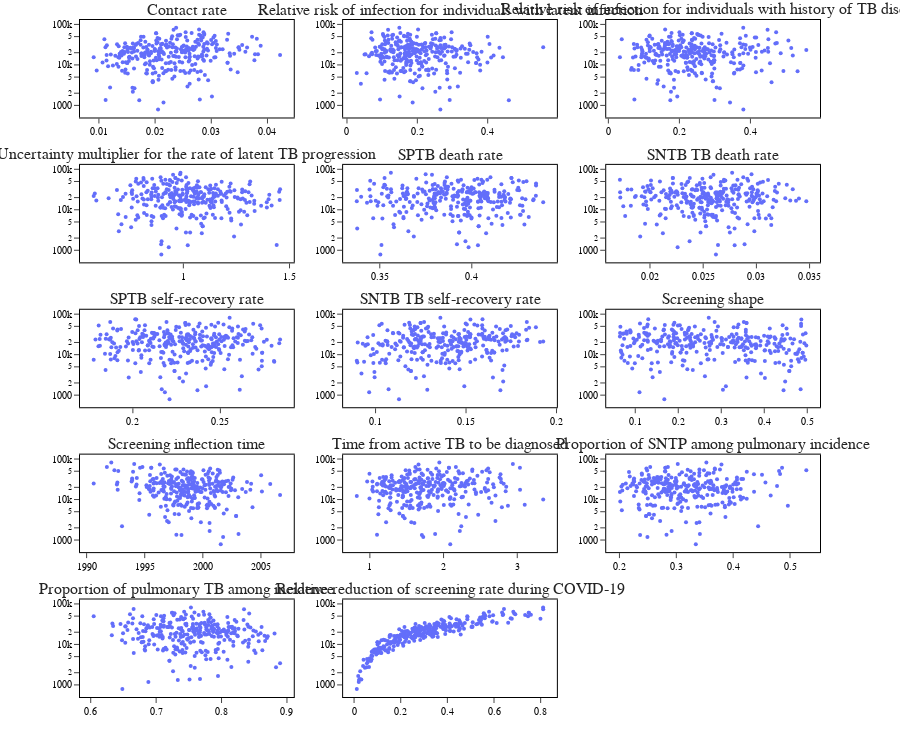

Notebook code cell kept with this figure:
### Code cell
plot_abs_diff_scatter_multi(df,  outcome="cumulative_diseased") #.write_image('uncer.png', scale=3)

### Figure 1 — Plotly figure (JSON) as saved in the notebook; plotly's stock layout.template omitted (floating-point values rounded to 4 significant figures; data arrays with more than 128 entries replaced by an {"elided": "..."} marker saying what was removed)
{"data": [{"marker": {"color": "#636efa", "size": 4}, "mode": "markers", "showlegend": false, "type": "scatter", "x": {"elided": "300 float values"}, "xaxis": "x", "y": {"elided": "300 float values"}, "yaxis": "y"}, {"marker": {"color": "#636efa", "size": 4}, "mode": "markers", "showlegend": false, "type": "scatter", "x": {"elided": "300 float values"}, "xaxis": "x2", "y": {"elided": "300 float values"}, "yaxis": "y2"}, {"marker": {"color": "#636efa", "size": 4}, "mode": "markers", "showlegend": false, "type": "scatter", "x": {"elided": "300 float values"}, "xaxis": "x3", "y": {"elided": "300 float values"}, "yaxis": "y3"}, {"marker": {"color": "#636efa", "size": 4}, "mode": "markers", "showlegend": false, "type": "scatter", "x": {"elided": "300 float values"}, "xaxis": "x4", "y": {"elided": "300 float values"}, "yaxis": "y4"}, {"marker": {"color": "#636efa", "size": 4}, "mode": "markers", "showlegend": false, "type": "scatter", "x": {"elided": "300 float values"}, "xaxis": "x5", "y": {"elided": "300 float values"}, "yaxis": "y5"}, {"marker": {"color": "#636efa", "size": 4}, "mode": "markers", "showlegend": false, "type": "scatter", "x": {"elided": "300 float values"}, "xaxis": "x6", "y": {"elided": "300 float values"}, "yaxis": "y6"}, {"marker": {"color": "#636efa", "size": 4}, "mode": "markers", "showlegend": false, "type": "scatter", "x": {"elided": "300 float values"}, "xaxis": "x7", "y": {"elided": "300 float values"}, "yaxis": "y7"}, {"marker": {"color": "#636efa", "size": 4}, "mode": "markers", "showlegend": false, "type": "scatter", "x": {"elided": "300 float values"}, "xaxis": "x8", "y": {"elided": "300 float values"}, "yaxis": "y8"}, {"marker": {"color": "#636efa", "size": 4}, "mode": "markers", "showlegend": false, "type": "scatter", "x": {"elided": "300 float values"}, "xaxis": "x9", "y": {"elided": "300 float values"}, "yaxis": "y9"}, {"marker": {"color": "#636efa", "size": 4}, "mode": "markers", "showlegend": false, "type": "scatter", "x": {"elided": "300 float values"}, "xaxis": "x10", "y": {"elided": "300 float values"}, "yaxis": "y10"}, {"marker": {"color": "#636efa", "size": 4}, "mode": "markers", "showlegend": false, "type": "scatter", "x": {"elided": "300 float values"}, "xaxis": "x11", "y": {"elided": "300 float values"}, "yaxis": "y11"}, {"marker": {"color": "#636efa", "size": 4}, "mode": "markers", "showlegend": false, "type": "scatter", "x": {"elided": "300 float values"}, "xaxis": "x12", "y": {"elided": "300 float values"}, "yaxis": "y12"}, {"marker": {"color": "#636efa", "size": 4}, "mode": "markers", "showlegend": false, "type": "scatter", "x": {"elided": "300 float values"}, "xaxis": "x13", "y": {"elided": "300 float values"}, "yaxis": "y13"}, {"marker": {"color": "#636efa", "size": 4}, "mode": "markers", "showlegend": false, "type": "scatter", "x": {"elided": "300 float values"}, "xaxis": "x14", "y": {"elided": "300 float values"}, "yaxis": "y14"}], "layout": {"annotations": [{"font": {"size": 16}, "showarrow": false, "text": "Contact rate", "x": 0.1444, "xanchor": "center", "xref": "paper", "y": 1, "yanchor": "bottom", "yref": "paper"}, {"font": {"size": 16}, "showarrow": false, "text": "Relative risk of infection for individuals with latent infection", "x": 0.5, "xanchor": "center", "xref": "paper", "y": 1, "yanchor": "bottom", "yref": "paper"}, {"font": {"size": 16}, "showarrow": false, "text": "Relative risk of infection for individuals with history of TB disease", "x": 0.8556, "xanchor": "center", "xref": "paper", "y": 1, "yanchor": "bottom", "yref": "paper"}, {"font": {"size": 16}, "showarrow": false, "text": "Uncertainty multiplier for the rate of latent TB progression", "x": 0.1444, "xanchor": "center", "xref": "paper", "y": 0.786, "yanchor": "bottom", "yref": "paper"}, {"font": {"size": 16}, "showarrow": false, "text": "SPTB death rate", "x": 0.5, "xanchor": "center", "xref": "paper", "y": 0.786, "yanchor": "bottom", "yref": "paper"}, {"font": {"size": 16}, "showarrow": false, "text": "SNTB TB death rate", "x": 0.8556, "xanchor": "center", "xref": "paper", "y": 0.786, "yanchor": "bottom", "yref": "paper"}, {"font": {"size": 16}, "showarrow": false, "text": "SPTB self-recovery rate", "x": 0.1444, "xanchor": "center", "xref": "paper", "y": 0.572, "yanchor": "bottom", "yref": "paper"}, {"font": {"size": 16}, "showarrow": false, "text": "SNTB TB self-recovery rate", "x": 0.5, "xanchor": "center", "xref": "paper", "y": 0.572, "yanchor": "bottom", "yref": "paper"}, {"font": {"size": 16}, "showarrow": false, "text": "Screening shape", "x": 0.8556, "xanchor": "center", "xref": "paper", "y": 0.572, "yanchor": "bottom", "yref": "paper"}, {"font": {"size": 16}, "showarrow": false, "text": "Screening inflection time", "x": 0.1444, "xanchor": "center", "xref": "paper", "y": 0.358, "yanchor": "bottom", "yref": "paper"}, {"font": {"size": 16}, "showarrow": false, "text": "Time from active TB to be diagnosed", "x": 0.5, "xanchor": "center", "xref": "paper", "y": 0.358, "yanchor": "bottom", "yref": "paper"}, {"font": {"size": 16}, "showarrow": false, "text": "Proportion of SNTP among pulmonary incidence", "x": 0.8556, "xanchor": "center", "xref": "paper", "y": 0.358, "yanchor": "bottom", "yref": "paper"}, {"font": {"size": 16}, "showarrow": false, "text": "Proportion of pulmonary TB among incidence", "x": 0.1444, "xanchor": "center", "xref": "paper", "y": 0.144, "yanchor": "bottom", "yref": "paper"}, {"font": {"size": 16}, "showarrow": false, "text": "Relative reduction of screening rate during COVID-19", "x": 0.5, "xanchor": "center", "xref": "paper", "y": 0.144, "yanchor": "bottom", "yref": "paper"}], "height": 750, "margin": {"b": 10, "t": 20}, "title": {"text": ""}, "xaxis": {"anchor": "y", "domain": [0, 0.2889], "title": {"text": ""}}, "xaxis10": {"anchor": "y10", "domain": [0, 0.2889], "title": {"text": ""}}, "xaxis11": {"anchor": "y11", "domain": [0.3556, 0.6444], "title": {"text": ""}}, "xaxis12": {"anchor": "y12", "domain": [0.7111, 1], "title": {"text": ""}}, "xaxis13": {"anchor": "y13", "domain": [0, 0.2889], "title": {"text": ""}}, "xaxis14": {"anchor": "y14", "domain": [0.3556, 0.6444], "title": {"text": ""}}, "xaxis15": {"anchor": "y15", "domain": [0.7111, 1]}, "xaxis2": {"anchor": "y2", "domain": [0.3556, 0.6444], "title": {"text": ""}}, "xaxis3": {"anchor": "y3", "domain": [0.7111, 1], "title": {"text": ""}}, "xaxis4": {"anchor": "y4", "domain": [0, 0.2889], "title": {"text": ""}}, "xaxis5": {"anchor": "y5", "domain": [0.3556, 0.6444], "title": {"text": ""}}, "xaxis6": {"anchor": "y6", "domain": [0.7111, 1], "title": {"text": ""}}, "xaxis7": {"anchor": "y7", "domain": [0, 0.2889], "title": {"text": ""}}, "xaxis8": {"anchor": "y8", "domain": [0.3556, 0.6444], "title": {"text": ""}}, "xaxis9": {"anchor": "y9", "domain": [0.7111, 1], "title": {"text": ""}}, "yaxis": {"anchor": "x", "domain": [0.856, 1], "title": {"text": ""}, "type": "log"}, "yaxis10": {"anchor": "x10", "domain": [0.214, 0.358], "title": {"text": ""}, "type": "log"}, "yaxis11": {"anchor": "x11", "domain": [0.214, 0.358], "title": {"text": ""}, "type": "log"}, "yaxis12": {"anchor": "x12", "domain": [0.214, 0.358], "title": {"text": ""}, "type": "log"}, "yaxis13": {"anchor": "x13", "domain": [0, 0.144], "title": {"text": ""}, "type": "log"}, "yaxis14": {"anchor": "x14", "domain": [0, 0.144], "title": {"text": ""}, "type": "log"}, "yaxis15": {"anchor": "x15", "domain": [0, 0.144]}, "yaxis2": {"anchor": "x2", "domain": [0.856, 1], "title": {"text": ""}, "type": "log"}, "yaxis3": {"anchor": "x3", "domain": [0.856, 1], "title": {"text": ""}, "type": "log"}, "yaxis4": {"anchor": "x4", "domain": [0.642, 0.786], "title": {"text": ""}, "type": "log"}, "yaxis5": {"anchor": "x5", "domain": [0.642, 0.786], "title": {"text": ""}, "type": "log"}, "yaxis6": {"anchor": "x6", "domain": [0.642, 0.786], "title": {"text": ""}, "type": "log"}, "yaxis7": {"anchor": "x7", "domain": [0.428, 0.572], "title": {"text": ""}, "type": "log"}, "yaxis8": {"anchor": "x8", "domain": [0.428, 0.572], "title": {"text": ""}, "type": "log"}, "yaxis9": {"anchor": "x9", "domain": [0.428, 0.572], "title": {"text": ""}, "type": "log"}}}
